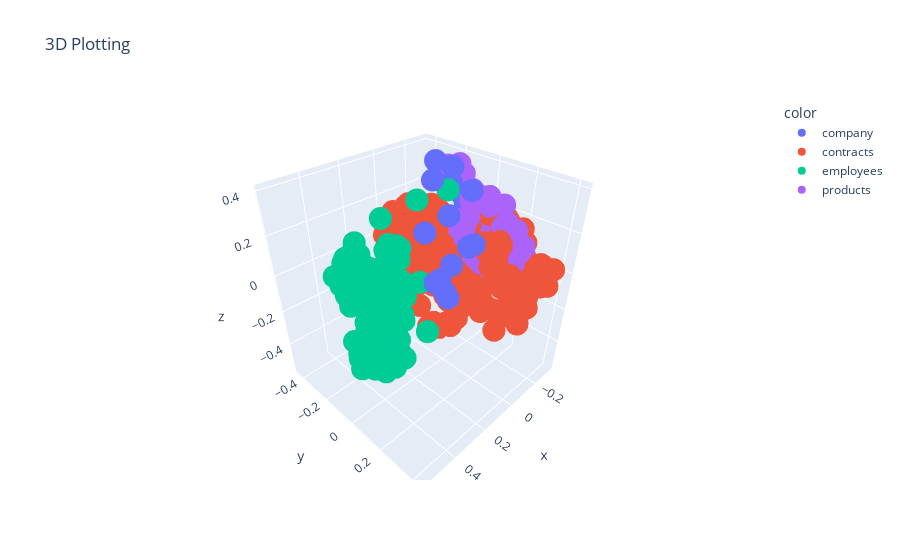

This figure's notebook cell:
### Code cell
from sklearn.decomposition import PCA

pca_2d = PCA(n_components=3,random_state=42)
embeddings_2d = pca_2d.fit_transform(vectors)

import plotly.express as px


fig = px.scatter_3d(
  x= embeddings_2d[:,0],
  y=embeddings_2d[:,1],
  z=embeddings_2d[:,2],
  color= doc_types,
  title="3D Plotting" 
)

fig.show()
